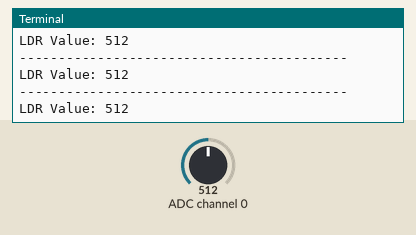
The program below on a simulated Raspberry Pi (BCM pin numbers). Shown: the last lines printed to the terminal. The test bench sets the inputs (shaded band); at power-on: ADC channel 0 = 512 (analog values on the 0–1023 scale).

Above: at 1.2 s.
1.3 s: ADC channel 0 set to 716
At 1.9 s:
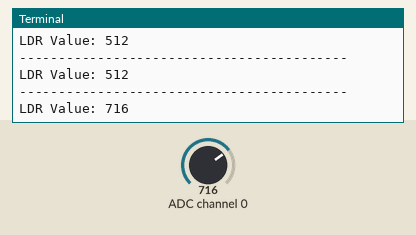
2.8 s: ADC channel 0 set to 900
At 3.4 s:
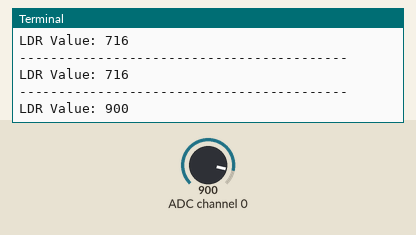
Timing chart, 0 to 5.8 s (numbered marks = the images above; inputs shaded):
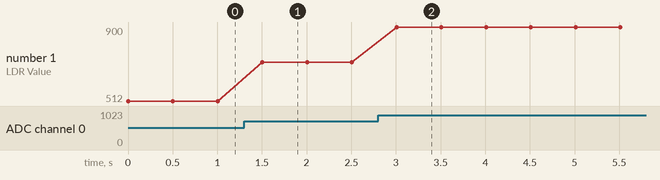

Measured:
- after the input at 1.3 s, the terminal: prints a new line after 0.20 s (image 1)
- after the input at 2.8 s, the terminal: prints a new line after 0.21 s (image 2)
- plotted number 1: 512 → 716 after the input at 1.3 s, 716 → 900 after the input at 2.8 s

The program:

SPI_LDR_sensor.py
```python
#!/usr/bin/env python
# -*- coding: utf-8 -*-
import spidev #spi 라이브러리 임포트
import time

delay = 0.5
ldr_channel = 0 #mcp3008 채널중 센서에 연결한 채널 설정

spi = spidev.SpiDev() #spi 인스턴스 spi생성
spi.open(0,0) #spi 통신 시작, open(bus, device)
spi.max_speed_hz = 100000 #spi 통신 속도 설정

#0~7까지 8개의 채널에서 SPI 데이터를 읽어옴.
def readadc(adcnum):
    if adcnum > 7 or adcnum < 0:
        return -1
    r = spi.xfer2([1, 8 + adcnum<< 4, 0])
    #xfer2(list of values[, speed_hz, delay_usec, bits_per_word])
    #8 + adcnum<< 4 => d2,d1,d0가 0,0,0 됨 => 0번 채널 의미
    #http://tightdev.net/SpiDev_doc.pdf
    #https://cdn-shop.adafruit.com/datasheets/MCP3008.pdf
    data = ((r[1] & 3) << 8 ) + r[2]
    return data

while True:
    ldr_value = readadc(ldr_channel)
    print("------------------------------------------")
    print("LDR Value: %d"%ldr_value)
    time.sleep(delay)
```
